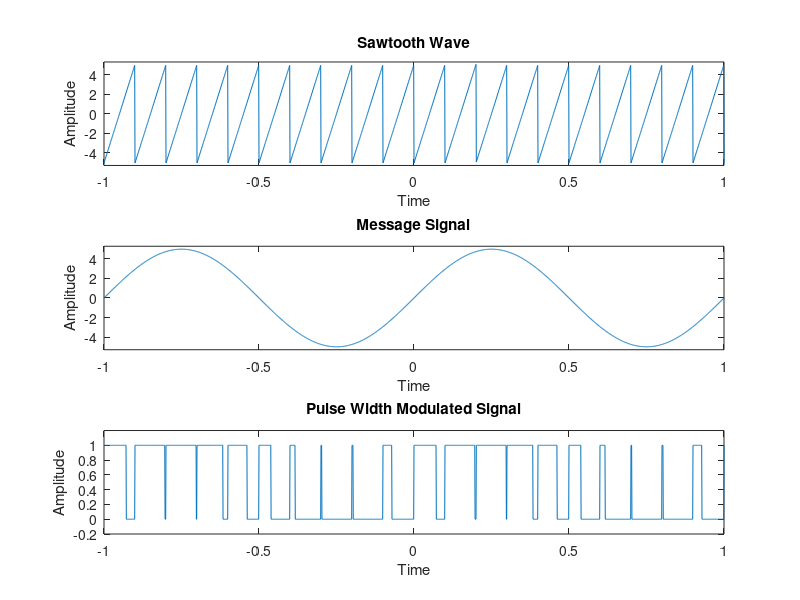

Source code (MATLAB):
fs=10;
fm=1;
a=5;
t=-1:0.001:1;
stooth=1.01*a.*sawtooth(2*pi*fs*t);
subplot(3,1,1);
plot(t,stooth);
xlabel('Time');
ylabel('Amplitude');
title('Sawtooth Wave');
axis([-1,1,-5.3,5.3]);
msg=a.*sin(2*pi*fm*t);
subplot(3,1,2);
plot(t,msg);
xlabel('Time');
ylabel('Amplitude');
title('Message Signal');
axis([-1,1,-5.3,5.3]);
for i=1:length(stooth)
    if(msg(i)>=stooth(i))
        pwm(i)=1;
    else
        pwm(i)=0;
    end
end
subplot(3,1,3);
plot(t,pwm);
xlabel('Time');
ylabel('Amplitude');
title('Pulse Width Modulated Signal');
axis([-1,1,-0.2,1.2]);
